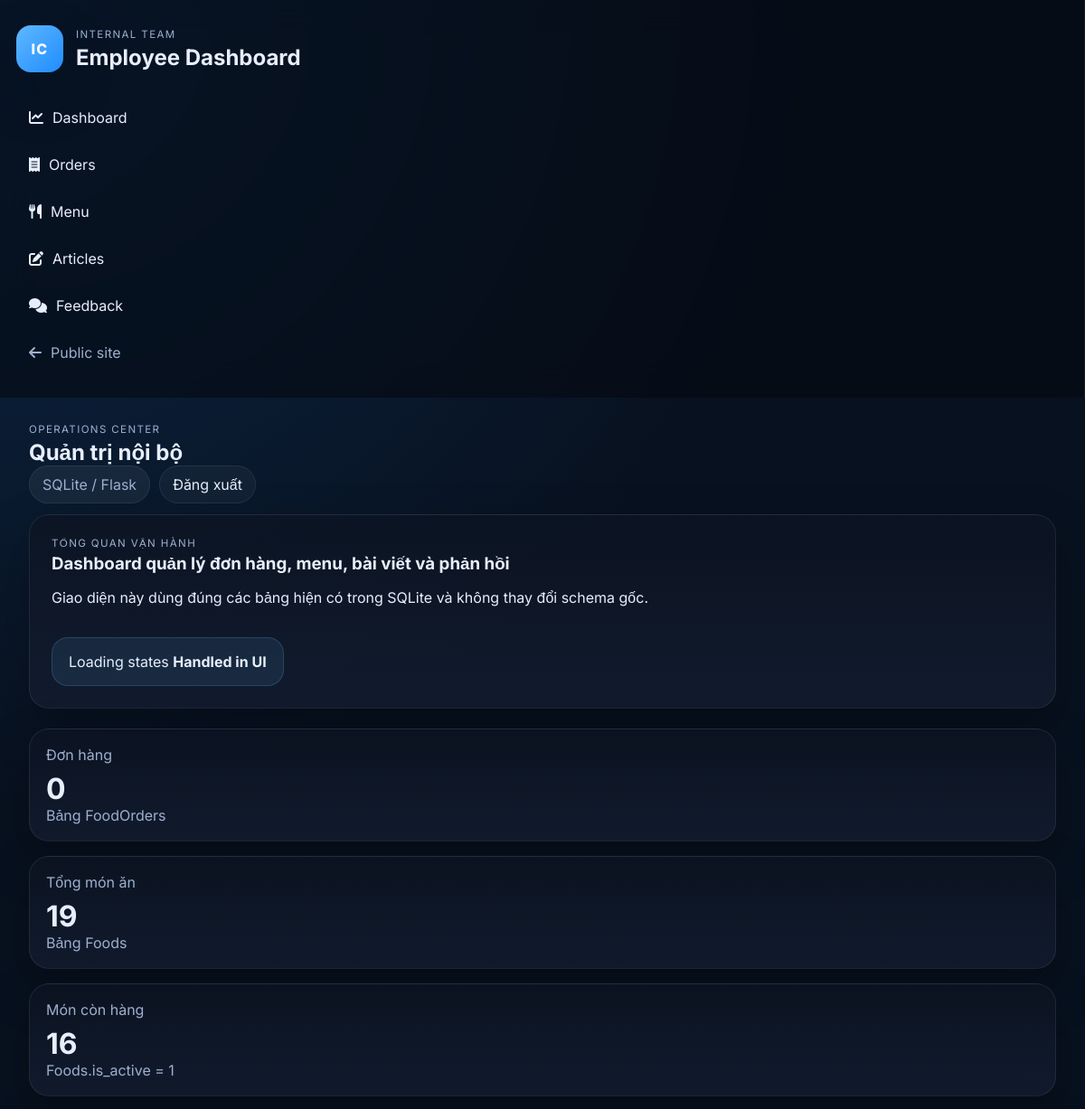
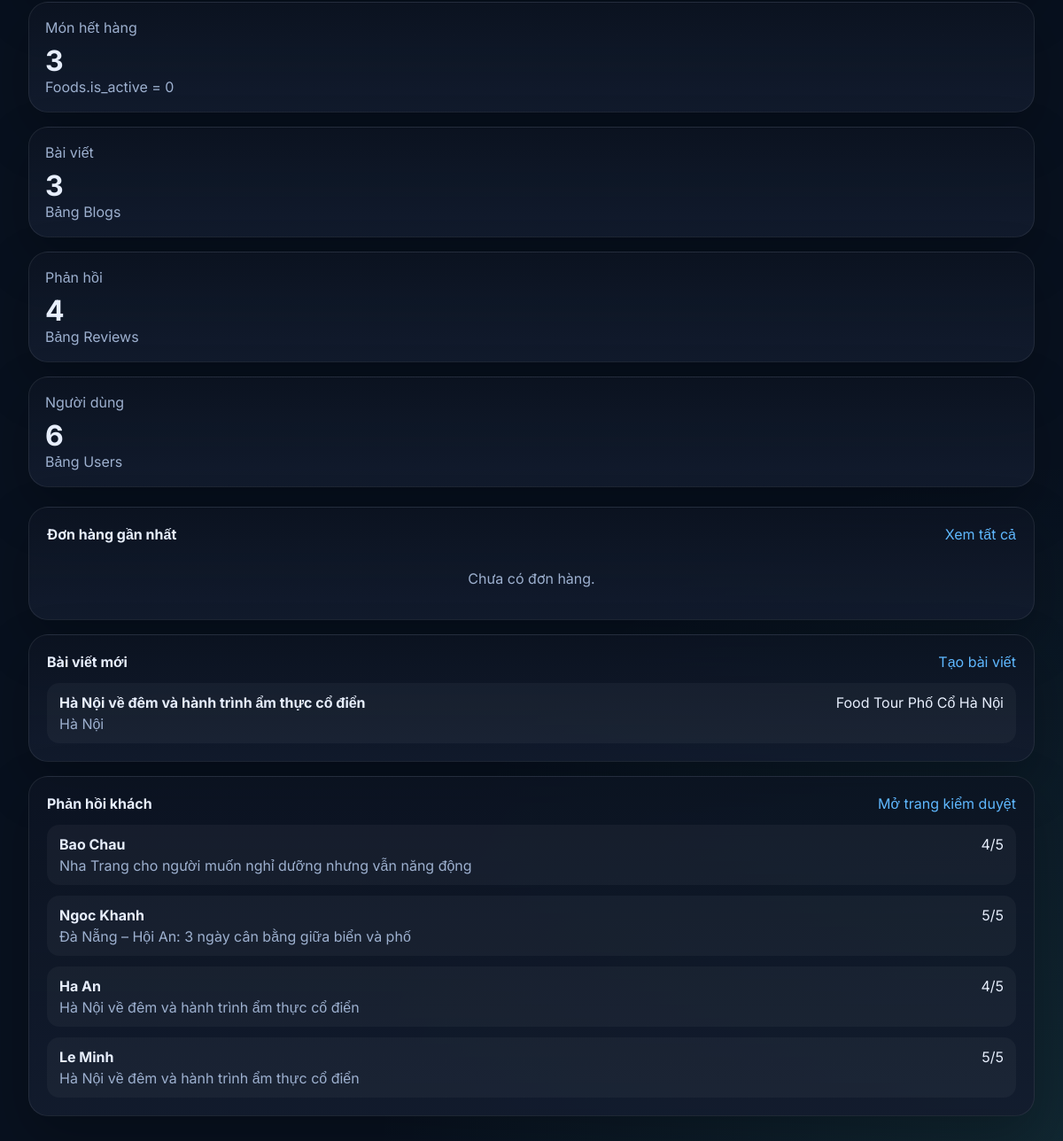
/admin/ (signed in), run on the app's committed database (2 pictures, top to bottom).
### tables this page shows
CREATE TABLE Blogs (
            id INTEGER PRIMARY KEY AUTOINCREMENT,
            title TEXT NOT NULL,
            destination TEXT NOT NULL,
            summary TEXT NOT NULL,
            content TEXT NOT NULL,
            image_url TEXT,
            tour_id INTEGER NOT NULL,
            FOREIGN KEY (tour_id) REFERENCES Tours (id)
        );

CREATE TABLE Tours (
            id INTEGER PRIMARY KEY AUTOINCREMENT,
            name TEXT NOT NULL,
            price REAL,
            image_url TEXT,
            slots_left INTEGER,
            slots_booked INTEGER
        , duration_days INTEGER DEFAULT 1, hours_left INTEGER DEFAULT 72, route_summary TEXT);

CREATE TABLE Reviews (
                    id INTEGER PRIMARY KEY AUTOINCREMENT,
                    blog_id INTEGER,
                    tour_id INTEGER,
                    food_id INTEGER,
                    customer_name TEXT NOT NULL,
                    rating INTEGER NOT NULL,
                    content TEXT NOT NULL
                );

### admin/routes.py (the view)
@admin_bp.route("/")
def dashboard():
    metrics = dashboard_metrics()
    recent_orders = list_orders()[0:5]
    recent_articles = list_articles()[0:5]
    recent_feedback = list_feedback()[0:5]
    return render_template(
        "admin/dashboard.html",
        metrics=metrics,
        recent_orders=recent_orders,
        recent_articles=recent_articles,
        recent_feedback=recent_feedback,
    )

### admin/routes.py (called while the page is built)
@admin_bp.before_request
def require_admin_access():
    if request.endpoint in {"admin.admin_login", "admin.admin_logout"}:
        return None
    if session.get("admin_authenticated"):
        return None
    return redirect(url_for("admin.admin_login"))

### admin/services.py (called while the page is built)
def _helpers():
    from web_du_lich import get_db_connection, query_all, query_one
    return get_db_connection, query_all, query_one

def dashboard_metrics() -> dict:
    _, query_all, query_one = _helpers()
    return {
        "orders": query_one("SELECT COUNT(*) AS total FROM FoodOrders")["total"],
        "articles": query_one("SELECT COUNT(*) AS total FROM Blogs")["total"],
        "feedback": query_one("SELECT COUNT(*) AS total FROM Reviews")["total"],
        "users": query_one("SELECT COUNT(*) AS total FROM Users")["total"],
        "menu_total": query_one("SELECT COUNT(*) AS total FROM Foods")["total"],
        "menu_available": query_one("SELECT COUNT(*) AS total FROM Foods WHERE COALESCE(is_active, 1) = 1")["total"],
        "menu_unavailable": query_one("SELECT COUNT(*) AS total FROM Foods WHERE COALESCE(is_active, 1) = 0")["total"],
    }

def list_orders(status: str = "all"):
    _, query_all, _ = _helpers()
    params = []
    sql = """
        SELECT o.*, u.full_name AS customer_name, u.phone AS customer_phone, u.email AS customer_email,
               (SELECT COUNT(*) FROM FoodOrderItems i WHERE i.order_id = o.id) AS item_count
        FROM FoodOrders o
        JOIN Users u ON o.user_id = u.id
        WHERE 1 = 1
    """
    if status != "all":
        sql += " AND o.status = ?"
        params.append(status)
    sql += " ORDER BY o.created_at DESC"
    return query_all(sql, tuple(params))

def list_articles():
    _, query_all, _ = _helpers()
    return query_all(
        """
        SELECT b.*, t.name AS tour_name
        FROM Blogs b
        JOIN Tours t ON b.tour_id = t.id
        ORDER BY b.id DESC
        """
    )

### web_du_lich.py (called while the page is built)
def get_db_connection():
    conn = sqlite3.connect(DB_PATH)
    conn.row_factory = sqlite3.Row
    return conn

def query_all(sql, params=()):
    conn = get_db_connection()
    rows = conn.execute(sql, params).fetchall()
    conn.close()
    return rows

def query_one(sql, params=()):
    conn = get_db_connection()
    row = conn.execute(sql, params).fetchone()
    conn.close()
    return row

def get_active_user_id():
    session_user = session.get("user")
    if not session_user:
        return None
    return session_user.get("id")

### templates/admin/dashboard.html (shortened to what this page needs)
{% extends 'admin/base_admin.html' %}
{% block content %}
<section class="admin-hero">
    <div>
        <p class="section-kicker">Tổng quan vận hành</p>
        <h3>Dashboard quản lý đơn hàng, menu, bài viết và phản hồi</h3>
        <p>Giao diện này dùng đúng các bảng hiện có trong SQLite và không thay đổi schema gốc.</p>
    </div>
    <div class="hero-note">
        <span>Loading states</span>
        <strong>Handled in UI</strong>
    </div>
</section>
<section class="stats-grid">
    {% set label = 'Đơn hàng' %}{% set value = metrics.orders %}{% set hint = 'Bảng FoodOrders' %}{% include 'components/stats_card.html' %}
    {% set label = 'Tổng món ăn' %}{% set value = metrics.menu_total %}{% set hint = 'Bảng Foods' %}{% include 'components/stats_card.html' %}
    {% set label = 'Món còn hàng' %}{% set value = metrics.menu_available %}{% set hint = 'Foods.is_active = 1' %}{% include 'components/stats_card.html' %}
    {% set label = 'Món hết hàng' %}{% set value = metrics.menu_unavailable %}{% set hint = 'Foods.is_active = 0' %}{% include 'components/stats_card.html' %}
    {% set label = 'Bài viết' %}{% set value = metrics.articles %}{% set hint = 'Bảng Blogs' %}{% include 'components/stats_card.html' %}
    {% set label = 'Phản hồi' %}{% set value = metrics.feedback %}{% set hint = 'Bảng Reviews' %}{% include 'components/stats_card.html' %}
    {% set label = 'Người dùng' %}{% set value = metrics.users %}{% set hint = 'Bảng Users' %}{% include 'components/stats_card.html' %}
</section>
<section class="admin-panel-grid">
    <article class="panel-card">
        <div class="panel-head">
            <h4>Đơn hàng gần nhất</h4>
            <a href="{{ url_for('admin.orders_index') }}">Xem tất cả</a>
        </div>
        <div class="compact-list">
            {% if not recent_orders %}<p class="empty-text">Chưa có đơn hàng.</p>{% endif %}
        </div>
    </article>
    <article class="panel-card">
        <div class="panel-head">
            <h4>Bài viết mới</h4>
            <a href="{{ url_for('admin.article_create') }}">Tạo bài viết</a>
        </div>
        <div class="compact-list">
            {% for article in recent_articles %}
            <div class="compact-row">
                <div>
                    <strong>{{ article['title'] }}</strong>
                    <p>{{ article['destination'] }}</p>
                </div>
                <span>{{ article['tour_name'] }}</span>
            </div>
            {% endfor %}
        </div>
    </article>
    <article class="panel-card">
        <div class="panel-head">
            <h4>Phản hồi khách</h4>
            <a href="{{ url_for('admin.feedback_index') }}">Mở trang kiểm duyệt</a>
        </div>
        <div class="compact-list">
            {% for feedback in recent_feedback %}
            <div class="compact-row">
                <div>
                    <strong>{{ feedback['customer_name'] }}</strong>
                    <p>{{ feedback['article_title'] }}</p>
                </div>
                <span>{{ feedback['rating'] }}/5</span>
            </div>
            {% endfor %}
        </div>
    </article>
</section>
{% endblock %}

### templates/admin/base_admin.html (shortened to what this page needs)
<!DOCTYPE html>
<html lang="vi">
<head>
    <link rel="stylesheet" href="https://cdnjs.cloudflare.com/ajax/libs/font-awesome/6.5.1/css/all.min.css">
    <link rel="stylesheet" href="{{ url_for('static', filename='css/admin.css') }}">
</head>
<body class="admin-shell">
    {% include 'components/sidebar.html' %}
    <div class="admin-main">
        {% include 'components/navbar.html' %}
        <main class="admin-content">
            {% block content %}{% endblock %}
        </main>
    </div>
</body>
</html>

### templates/components/sidebar.html
<aside class="admin-sidebar">
    <div class="sidebar-brand">
        <div class="brand-mark">IC</div>
        <div>
            <p class="sidebar-kicker">Internal Team</p>
            <h1>Employee Dashboard</h1>
        </div>
    </div>
    <nav class="sidebar-nav">
        <a href="{{ url_for('admin.dashboard') }}" class="sidebar-link"><i class="fa-solid fa-chart-line"></i> Dashboard</a>
        <a href="{{ url_for('admin.orders_index') }}" class="sidebar-link"><i class="fa-solid fa-receipt"></i> Orders</a>
        <a href="{{ url_for('admin.menus_index') }}" class="sidebar-link"><i class="fa-solid fa-utensils"></i> Menu</a>
        <a href="{{ url_for('admin.articles_index') }}" class="sidebar-link"><i class="fa-solid fa-pen-to-square"></i> Articles</a>
        <a href="{{ url_for('admin.feedback_index') }}" class="sidebar-link"><i class="fa-solid fa-comments"></i> Feedback</a>
        <a href="{{ url_for('home') }}" class="sidebar-link sidebar-link-muted"><i class="fa-solid fa-arrow-left"></i> Public site</a>
    </nav>
</aside>

### templates/components/navbar.html
<header class="admin-topbar">
    <div>
        <p class="topbar-eyebrow">Operations center</p>
        <h2>{% block admin_heading %}Quản trị nội bộ{% endblock %}</h2>
    </div>
    <div class="topbar-actions">
        <span class="topbar-pill">SQLite / Flask</span>
        <form method="post" action="{{ url_for('admin.admin_logout') }}" class="inline-form">
            <button type="submit" class="topbar-pill topbar-logout">Đăng xuất</button>
        </form>
    </div>
</header>

### templates/components/stats_card.html
<article class="stat-card">
    <p>{{ label }}</p>
    <strong>{{ value }}</strong>
    {% if hint %}<span>{{ hint }}</span>{% endif %}
</article>

### static/css/admin.css (style rules this page uses)
:root { --admin-bg: #08111f; --admin-panel: rgba(12, 20, 34, 0.82); --admin-panel-2: rgba(19, 28, 46, 0.92); --admin-border: rgba(255, 255, 255, 0.08); --admin-text: #e7eefc; --admin-muted: #9db0cf; --admin-primary: #5fb8ff; --admin-primary-2: #1f8cff; --admin-danger: #ff6b6b; --admin-success: #4ade80; --shadow: 0 24px 60px rgba(0, 0, 0, 0.24); }
* { box-sizing: border-box; }
body.admin-shell { margin: 0; min-height: 100vh; display: grid; grid-template-columns: 290px 1fr; background: radial-gradient(circle at top left, rgba(31, 140, 255, 0.18), transparent 32%), radial-gradient(circle at bottom right, rgba(94, 234, 212, 0.10), transparent 28%), var(--admin-bg); color: var(--admin-text); font-family: 'Inter', sans-serif; }
.admin-sidebar { padding: 28px 18px; border-right: 1px solid var(--admin-border); background: rgba(5, 10, 18, 0.62); backdrop-filter: blur(18px); position: sticky; top: 0; height: 100vh; }
.sidebar-brand { display: flex; align-items: center; gap: 14px; margin-bottom: 28px; }
.brand-mark { width: 52px; height: 52px; display: grid; place-items: center; border-radius: 16px; background: linear-gradient(135deg, var(--admin-primary), var(--admin-primary-2)); color: white; font-weight: 800; letter-spacing: 0.08em; box-shadow: var(--shadow); }
.sidebar-kicker, .topbar-eyebrow, .section-kicker { margin: 0 0 4px; text-transform: uppercase; letter-spacing: 0.12em; font-size: 0.72rem; color: var(--admin-muted); }
.sidebar-brand h1, .admin-topbar h2, .admin-hero h3, .panel-card h3, .panel-card h4 { margin: 0; }
.sidebar-nav { display: grid; gap: 8px; }
.sidebar-link { text-decoration: none; color: var(--admin-text); padding: 12px 14px; border-radius: 14px; display: flex; align-items: center; gap: 10px; background: transparent; transition: 0.2s ease; }
.sidebar-link-muted { color: var(--admin-muted); }
.admin-main { display: flex; flex-direction: column; min-width: 0; }
.admin-topbar { display: flex; justify-content: space-between; align-items: center; padding: 28px 32px 12px; }
.topbar-pill { display: inline-flex; align-items: center; padding: 10px 14px; border-radius: 999px; background: rgba(255,255,255,0.06); border: 1px solid var(--admin-border); color: var(--admin-muted); }
.topbar-actions { display: flex; align-items: center; gap: 10px; }
.topbar-logout { background: rgba(255,255,255,0.04); color: var(--admin-text); font: inherit; }
.admin-content { padding: 0 32px 36px; display: grid; gap: 22px; }
.admin-hero, .panel-card, .stat-card { border: 1px solid var(--admin-border); background: linear-gradient(180deg, var(--admin-panel), var(--admin-panel-2)); box-shadow: var(--shadow); border-radius: 22px; }
.admin-hero { display: flex; justify-content: space-between; gap: 18px; padding: 24px; }
.hero-note { min-width: 180px; align-self: flex-start; padding: 16px 18px; border-radius: 18px; background: rgba(95, 184, 255, 0.10); border: 1px solid rgba(95, 184, 255, 0.20); }
.stats-grid { display: grid; grid-template-columns: repeat(4, minmax(0, 1fr)); gap: 16px; }
.stat-card { padding: 18px; }
.stat-card p { margin: 0 0 8px; color: var(--admin-muted); }
.stat-card strong { display: block; font-size: 2rem; }
.stat-card span { color: var(--admin-muted); }
.admin-panel-grid { display: grid; grid-template-columns: repeat(3, minmax(0, 1fr)); gap: 16px; }
.panel-card { padding: 20px; overflow: hidden; }
.panel-head { display: flex; justify-content: space-between; align-items: center; margin-bottom: 14px; }
.panel-head a, .btn-link { color: var(--admin-primary); text-decoration: none; }
.compact-list { display: grid; gap: 12px; }
.compact-row { display: flex; justify-content: space-between; gap: 18px; padding: 12px 14px; border-radius: 14px; background: rgba(255,255,255,0.04); }
.compact-row p { margin: 4px 0 0; color: var(--admin-muted); }
.empty-text, .empty-cell { color: var(--admin-muted); text-align: center; }
.inline-form { display: inline; }
@media (max-width: 1200px) { body.admin-shell { grid-template-columns: 1fr; } }
@media (max-width: 1200px) { .admin-sidebar { position: relative; height: auto; } }
@media (max-width: 1200px) { .stats-grid, .admin-panel-grid, .detail-grid, .form-grid { grid-template-columns: 1fr; } }
@media (max-width: 1200px) { .admin-topbar, .page-toolbar, .admin-hero { flex-direction: column; align-items: stretch; } }

### data on the page
Blogs: title "Hà Nội về đêm và hành trình ẩm thực cổ điển", destination "Hà Nội", tour_name "Food Tour Phố Cổ Hà Nội"
Reviews: customer_name "Bao Chau", article_title "Nha Trang cho người muốn nghỉ dưỡng nhưng vẫn năng động", rating "4"
Reviews: customer_name "Ngoc Khanh", article_title "Đà Nẵng – Hội An: 3 ngày cân bằng giữa biển và phố", rating "5"
Reviews: customer_name "Ha An", article_title "Hà Nội về đêm và hành trình ẩm thực cổ điển", rating "4"
Reviews: customer_name "Le Minh", article_title "Hà Nội về đêm và hành trình ẩm thực cổ điển", rating "5"

### other printed values
{{ label }} "Đơn hàng Tổng món ăn Món còn hàng Món hết hàng Bài viết Phản hồi Người dùng"
{{ value }} "0 19 16 3 3 4 6"
{{ hint }} "Bảng FoodOrders Bảng Foods Foods.is_active = 1 Foods.is_active = 0 Bảng Blogs Bảng Reviews Bảng Users"
